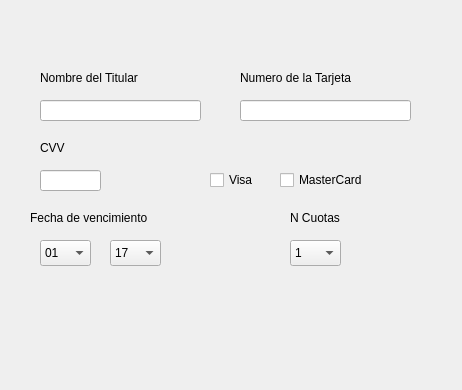
<?xml version="1.0" encoding="UTF-8"?>
<ui version="4.0">
 <class>Tarjeta</class>
 <widget class="QWidget" name="Tarjeta">
  <property name="geometry">
   <rect>
    <x>0</x>
    <y>0</y>
    <width>462</width>
    <height>390</height>
   </rect>
  </property>
  <property name="windowTitle">
   <string>Pagar</string>
  </property>
  <widget class="QLineEdit" name="lineNombre">
   <property name="geometry">
    <rect>
     <x>40</x>
     <y>100</y>
     <width>161</width>
     <height>21</height>
    </rect>
   </property>
  </widget>
  <widget class="QLineEdit" name="lineNumero">
   <property name="geometry">
    <rect>
     <x>240</x>
     <y>100</y>
     <width>171</width>
     <height>21</height>
    </rect>
   </property>
  </widget>
  <widget class="QLineEdit" name="lineCVV">
   <property name="geometry">
    <rect>
     <x>40</x>
     <y>170</y>
     <width>61</width>
     <height>21</height>
    </rect>
   </property>
  </widget>
  <widget class="QCheckBox" name="checkBox">
   <property name="geometry">
    <rect>
     <x>210</x>
     <y>170</y>
     <width>51</width>
     <height>20</height>
    </rect>
   </property>
   <property name="text">
    <string>Visa</string>
   </property>
  </widget>
  <widget class="QCheckBox" name="checkBox_2">
   <property name="geometry">
    <rect>
     <x>280</x>
     <y>170</y>
     <width>111</width>
     <height>20</height>
    </rect>
   </property>
   <property name="text">
    <string>MasterCard</string>
   </property>
  </widget>
  <widget class="QComboBox" name="comboBox">
   <property name="geometry">
    <rect>
     <x>40</x>
     <y>240</y>
     <width>51</width>
     <height>26</height>
    </rect>
   </property>
   <item>
    <property name="text">
     <string>01</string>
    </property>
   </item>
   <item>
    <property name="text">
     <string>02</string>
    </property>
   </item>
   <item>
    <property name="text">
     <string>03</string>
    </property>
   </item>
   <item>
    <property name="text">
     <string>04</string>
    </property>
   </item>
   <item>
    <property name="text">
     <string>05</string>
    </property>
   </item>
   <item>
    <property name="text">
     <string>06</string>
    </property>
   </item>
   <item>
    <property name="text">
     <string>07</string>
    </property>
   </item>
   <item>
    <property name="text">
     <string>08</string>
    </property>
   </item>
   <item>
    <property name="text">
     <string>09</string>
    </property>
   </item>
   <item>
    <property name="text">
     <string>10</string>
    </property>
   </item>
   <item>
    <property name="text">
     <string>11</string>
    </property>
   </item>
   <item>
    <property name="text">
     <string>12</string>
    </property>
   </item>
  </widget>
  <widget class="QComboBox" name="comboBox_2">
   <property name="geometry">
    <rect>
     <x>110</x>
     <y>240</y>
     <width>51</width>
     <height>26</height>
    </rect>
   </property>
   <item>
    <property name="text">
     <string>17</string>
    </property>
   </item>
   <item>
    <property name="text">
     <string>18</string>
    </property>
   </item>
   <item>
    <property name="text">
     <string>19</string>
    </property>
   </item>
   <item>
    <property name="text">
     <string>20</string>
    </property>
   </item>
   <item>
    <property name="text">
     <string>21</string>
    </property>
   </item>
   <item>
    <property name="text">
     <string>22</string>
    </property>
   </item>
  </widget>
  <widget class="QComboBox" name="comboBox_3">
   <property name="geometry">
    <rect>
     <x>290</x>
     <y>240</y>
     <width>51</width>
     <height>26</height>
    </rect>
   </property>
   <item>
    <property name="text">
     <string>1</string>
    </property>
   </item>
   <item>
    <property name="text">
     <string>2</string>
    </property>
   </item>
   <item>
    <property name="text">
     <string>3</string>
    </property>
   </item>
   <item>
    <property name="text">
     <string>4</string>
    </property>
   </item>
   <item>
    <property name="text">
     <string>5</string>
    </property>
   </item>
   <item>
    <property name="text">
     <string>6</string>
    </property>
   </item>
   <item>
    <property name="text">
     <string>7</string>
    </property>
   </item>
   <item>
    <property name="text">
     <string>8</string>
    </property>
   </item>
   <item>
    <property name="text">
     <string>9</string>
    </property>
   </item>
   <item>
    <property name="text">
     <string>10</string>
    </property>
   </item>
   <item>
    <property name="text">
     <string>11</string>
    </property>
   </item>
   <item>
    <property name="text">
     <string>12</string>
    </property>
   </item>
  </widget>
  <widget class="QLabel" name="label">
   <property name="geometry">
    <rect>
     <x>40</x>
     <y>70</y>
     <width>111</width>
     <height>16</height>
    </rect>
   </property>
   <property name="text">
    <string>Nombre del Titular</string>
   </property>
  </widget>
  <widget class="QLabel" name="label_2">
   <property name="geometry">
    <rect>
     <x>240</x>
     <y>70</y>
     <width>141</width>
     <height>16</height>
    </rect>
   </property>
   <property name="text">
    <string>Numero de la Tarjeta</string>
   </property>
  </widget>
  <widget class="QLabel" name="label_3">
   <property name="geometry">
    <rect>
     <x>40</x>
     <y>140</y>
     <width>60</width>
     <height>16</height>
    </rect>
   </property>
   <property name="text">
    <string>CVV</string>
   </property>
  </widget>
  <widget class="QLabel" name="label_4">
   <property name="geometry">
    <rect>
     <x>30</x>
     <y>210</y>
     <width>141</width>
     <height>16</height>
    </rect>
   </property>
   <property name="text">
    <string>Fecha de vencimiento</string>
   </property>
  </widget>
  <widget class="QLabel" name="label_5">
   <property name="geometry">
    <rect>
     <x>290</x>
     <y>210</y>
     <width>60</width>
     <height>16</height>
    </rect>
   </property>
   <property name="text">
    <string>N Cuotas</string>
   </property>
  </widget>
 </widget>
 <resources/>
 <connections/>
</ui>
